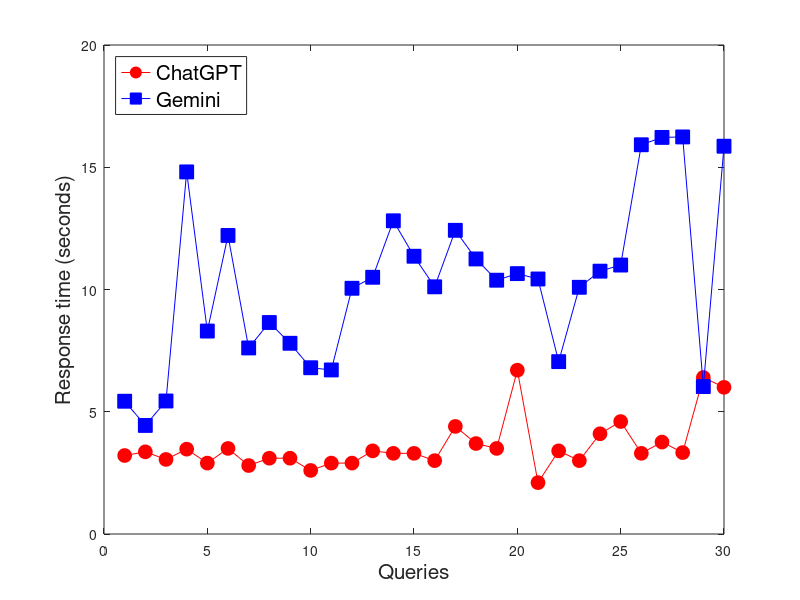
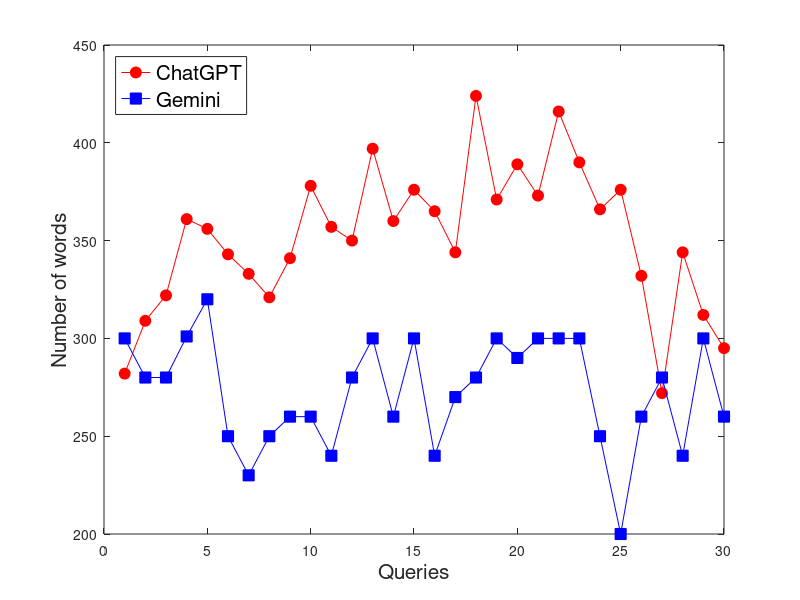

The MATLAB script that drew these images, in order:
close all;clear;clc;
%% -------------------------------------------------------------------- %%
queries = 1:30;
chatGPT = [3.21, 3.36, 3.05, 3.47, 2.9, 3.5, 2.8, 3.1, 3.1, 2.6, ...
                 2.9, 2.9, 3.4, 3.3, 3.3, 3, 4.4, 3.7, 3.5, 6.7, ...
                 2.1, 3.4, 3, 4.1, 4.6, 3.3, 3.76, 3.33, 6.4, 6];
gemini = [5.43, 4.44, 5.44, 14.81, 8.3, 12.21, 7.61, 8.65, 7.8, 6.8, ...
                6.71, 10.05, 10.5, 12.81, 11.36, 10.11, 12.42, 11.25, 10.38, 10.65, ...
                10.43, 7.05, 10.09, 10.75, 11, 15.92, 16.22, 16.24, 6.03, 15.86];
figure;
plot(queries, chatGPT, '-o', 'MarkerEdgeColor', 'red', 'MarkerFaceColor',...
    'red', 'MarkerSize', 10, 'Color', 'red');
hold on;
plot(queries, gemini, '-s', 'MarkerEdgeColor', 'blue', 'MarkerFaceColor',...
    'blue', 'MarkerSize', 10, 'Color', 'blue');
xlabel('Queries', 'FontSize', 15);
ylabel('Response time (seconds)', 'FontSize', 15);
legend({'ChatGPT', 'Gemini'}, 'FontSize', 15, 'Location', 'northwest');
hold off;
%% -------------------------------------------------------------------- %%
queries = 1:30;
chatGPT = [282, 309, 322, 361, 356, 343, 333, 321, 341, 378, 357, 350, 397,...
    360, 376, 365, 344, 424, 371, 389, 373, 416, 390, 366, 376, 332, 272, 344, 312, 295];
gemini = [300, 280, 280, 301, 320, 250, 230, 250, 260, 260, 240, 280, 300,...
    260, 300, 240, 270, 280, 300, 290, 300, 300, 300, 250, 200, 260, 280, 240, 300, 260];
figure;
plot(queries, chatGPT, '-o', 'MarkerEdgeColor', 'red',...
    'MarkerFaceColor', 'red', 'MarkerSize', 8, 'Color', 'red');
hold on;
plot(queries, gemini, '-s', 'MarkerEdgeColor', 'blue',...
    'MarkerFaceColor', 'blue', 'MarkerSize', 8, 'Color', 'blue');
xlabel('Queries', 'FontSize', 15);
ylabel('Number of words', 'FontSize', 15);
%title('Response Time for ChatGPT vs Gemini', 'FontSize', 14);
legend({'ChatGPT', 'Gemini'}, 'FontSize', 15, 'Location', 'northwest');
hold off;
